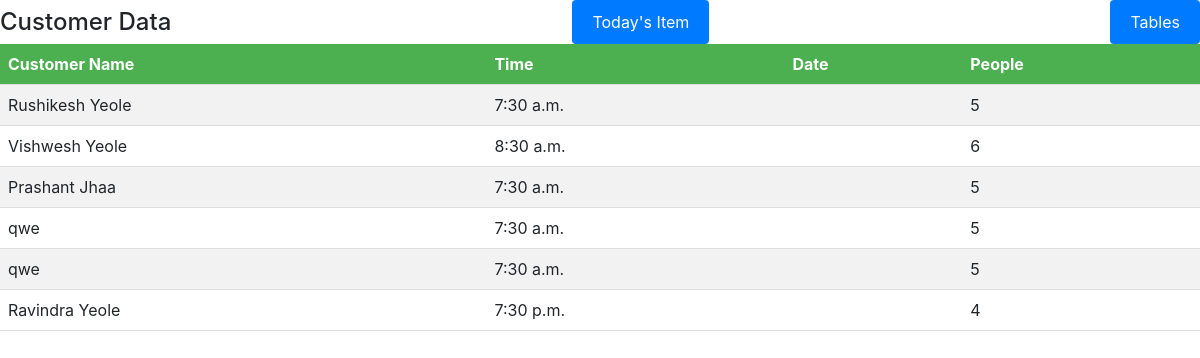
/owner, run on the app's committed database.
### table_management/models.py (models this page shows)
class Customer_Table(models.Model):
    Cus_name = models.CharField(max_length=150)
    Cus_time = models.TimeField()
    Cus_people = models.IntegerField()

### table_management/views.py (the view)
# urls.py: path('owner',views.Show_Cus_data),
def Show_Cus_data(request):
    Obj_Cus_Data = Customer_Table.objects.all()
    return render(request, "Owner.html", {'Obj_Cus_Data':Obj_Cus_Data})

### Templates/Owner.html (shortened to what this page needs)
<!DOCTYPE html>
<html lang="en">
<head>
    {% load static %}
    <link rel="stylesheet" href="{% static 'assets/css/bootstrap.min.css' %}" type="text/css">
    <link rel="stylesheet" href="{% static 'assets/css/font-awesome.min.css' %}" type="text/css">
    <link rel="stylesheet" href="{% static 'assets/css/elegant-icons.css' %}" type="text/css">
    <link rel="stylesheet" href="{% static 'assets/css/nice-select.css' %}" type="text/css">
    <link rel="stylesheet" href="{% static 'assets/css/jquery-ui.min.css' %}" type="text/css">
    <link rel="stylesheet" href="{% static 'assets/css/owl.carousel.min.css' %}" type="text/css">
    <link rel="stylesheet" href="{% static 'assets/css/slicknav.min.css' %}" type="text/css">
    <link rel="stylesheet" href="{% static 'assets/css/style1.css' %}" type="text/css">
</head>
<body>
    <div class="header-wrapper">
        <h1 class="heading">Customer Data</h1>
        <a href="Todays_Thali_Items"><button class="btn" type="button">Today's Item</button></a>
        <a href="Box_co_ch"><button class="btn" type="button">Tables</button></a>
      </div>
    <table>
        <tr>
            <th>Customer Name</th>
            <th>Time</th>
            <th>Date</th>
            <th>People</th>
        </tr>
        {% for i in Obj_Cus_Data %}
        <tr>
            <td>{{i.Cus_name}}</td>
            <td>{{i.Cus_time}}</td>
            <td>{{i.Cus_date}}</td>
            <td>{{i.Cus_people}}</td>
        </tr>
        {% endfor %}
    </table>
</body>
</html>

### static/assets/css/style1.css (style rules this page uses)
table { border-collapse: collapse; width: 100%; }
th, td { padding: 8px; text-align: left; border-bottom: 1px solid #ddd; }
th { background-color: #4CAF50; color: white; }
tr:nth-child(even) { background-color: #f2f2f2; }
.header-wrapper { display: flex; justify-content: space-between; align-items: center; }
.heading { float: left; margin: 0; font-size: 24px; }
.btn { float: right; padding: 10px 20px; font-size: 16px; background-color: #007bff; color: #fff; border: none; cursor: pointer; }

### data on the page
Customer_Table: Cus_name "Rushikesh Yeole", Cus_time "7:30 a.m.", Cus_people "5"
Customer_Table: Cus_name "Vishwesh Yeole", Cus_time "8:30 a.m.", Cus_people "6"
Customer_Table: Cus_name "Prashant Jhaa", Cus_time "7:30 a.m.", Cus_people "5"
Customer_Table: Cus_name "qwe", Cus_time "7:30 a.m.", Cus_people "5"
Customer_Table: Cus_name "qwe", Cus_time "7:30 a.m.", Cus_people "5"
Customer_Table: Cus_name "Ravindra Yeole", Cus_time "7:30 p.m.", Cus_people "4"
